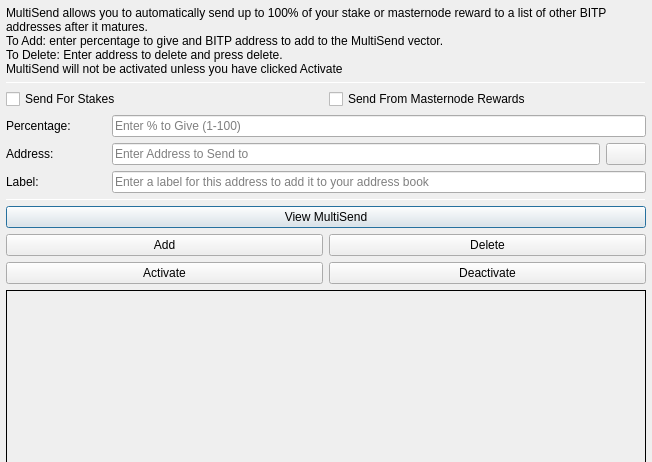
<?xml version="1.0" encoding="UTF-8"?>
<ui version="4.0">
 <class>MultiSendDialog</class>
 <widget class="QDialog" name="MultiSendDialog">
  <property name="windowModality">
   <enum>Qt::NonModal</enum>
  </property>
  <property name="geometry">
   <rect>
    <x>0</x>
    <y>0</y>
    <width>652</width>
    <height>300</height>
   </rect>
  </property>
  <property name="windowTitle">
   <string>MultiSend</string>
  </property>
  <layout class="QVBoxLayout" name="verticalLayout" stretch="0">
   <property name="leftMargin">
    <number>6</number>
   </property>
   <property name="topMargin">
    <number>6</number>
   </property>
   <property name="rightMargin">
    <number>6</number>
   </property>
   <property name="bottomMargin">
    <number>6</number>
   </property>
   <item>
    <layout class="QVBoxLayout" name="verticalLayout_Main" stretch="1,1,1,0,1,1,1">
     <item>
      <widget class="QLabel" name="label_2">
       <property name="lineWidth">
        <number>1</number>
       </property>
       <property name="text">
        <string>MultiSend allows you to automatically send up to 100% of your stake or masternode reward to a list of other BITP addresses after it matures.
To Add: enter percentage to give and BITP address to add to the MultiSend vector.
To Delete: Enter address to delete and press delete.
MultiSend will not be activated unless you have clicked Activate</string>
       </property>
       <property name="alignment">
        <set>Qt::AlignLeading|Qt::AlignLeft|Qt::AlignTop</set>
       </property>
       <property name="wordWrap">
        <bool>true</bool>
       </property>
      </widget>
     </item>
     <item>
      <widget class="Line" name="line">
       <property name="minimumSize">
        <size>
         <width>0</width>
         <height>1</height>
        </size>
       </property>
       <property name="maximumSize">
        <size>
         <width>16777215</width>
         <height>1</height>
        </size>
       </property>
       <property name="orientation">
        <enum>Qt::Horizontal</enum>
       </property>
      </widget>
     </item>
     <item>
      <layout class="QVBoxLayout" name="verticalLayout_Settings">
       <item>
        <layout class="QHBoxLayout" name="horizontalLayout">
         <item>
          <widget class="QCheckBox" name="multiSendStakeCheckBox">
           <property name="text">
            <string>Send For Stakes</string>
           </property>
          </widget>
         </item>
         <item>
          <widget class="QCheckBox" name="multiSendMasternodeCheckBox">
           <property name="text">
            <string>Send From Masternode Rewards</string>
           </property>
          </widget>
         </item>
        </layout>
       </item>
       <item>
        <layout class="QHBoxLayout" name="horizontalLayout_6">
         <item>
          <widget class="QLabel" name="label">
           <property name="minimumSize">
            <size>
             <width>100</width>
             <height>0</height>
            </size>
           </property>
           <property name="toolTip">
            <string>Percentage of stake to send</string>
           </property>
           <property name="text">
            <string>Percentage:</string>
           </property>
          </widget>
         </item>
         <item>
          <widget class="QLineEdit" name="multiSendPercentEdit">
           <property name="toolTip">
            <string>Enter whole numbers 1 - 100</string>
           </property>
           <property name="placeholderText">
            <string>Enter % to Give (1-100)</string>
           </property>
          </widget>
         </item>
        </layout>
       </item>
       <item>
        <layout class="QHBoxLayout" name="horizontalLayout_7">
         <item>
          <widget class="QLabel" name="label_5">
           <property name="minimumSize">
            <size>
             <width>100</width>
             <height>0</height>
            </size>
           </property>
           <property name="toolTip">
            <string>Address to send portion of stake to</string>
           </property>
           <property name="text">
            <string>Address:</string>
           </property>
          </widget>
         </item>
         <item>
          <widget class="QLineEdit" name="multiSendAddressEdit">
           <property name="toolTip">
            <string/>
           </property>
           <property name="placeholderText">
            <string>Enter Address to Send to</string>
           </property>
          </widget>
         </item>
         <item>
          <widget class="QPushButton" name="addressBookButton">
           <property name="maximumSize">
            <size>
             <width>16777215</width>
             <height>32</height>
            </size>
           </property>
           <property name="toolTip">
            <string>Choose an address from the address book</string>
           </property>
           <property name="text">
            <string/>
           </property>
           <property name="icon">
            <iconset resource="../bitpcoin.qrc">
             <normaloff>:/icons/address-book</normaloff>:/icons/address-book</iconset>
           </property>
           <property name="shortcut">
            <string>Alt+A</string>
           </property>
           <property name="autoDefault">
            <bool>false</bool>
           </property>
          </widget>
         </item>
        </layout>
       </item>
      </layout>
     </item>
     <item>
      <layout class="QHBoxLayout" name="horizontalLayout_3">
       <item>
        <widget class="QLabel" name="label_3">
         <property name="minimumSize">
          <size>
           <width>100</width>
           <height>0</height>
          </size>
         </property>
         <property name="text">
          <string>Label:</string>
         </property>
        </widget>
       </item>
       <item>
        <widget class="QLineEdit" name="labelAddressLabelEdit">
         <property name="placeholderText">
          <string>Enter a label for this address to add it to your address book</string>
         </property>
        </widget>
       </item>
      </layout>
     </item>
     <item>
      <widget class="Line" name="line_2">
       <property name="minimumSize">
        <size>
         <width>0</width>
         <height>1</height>
        </size>
       </property>
       <property name="maximumSize">
        <size>
         <width>16777215</width>
         <height>1</height>
        </size>
       </property>
       <property name="orientation">
        <enum>Qt::Horizontal</enum>
       </property>
      </widget>
     </item>
     <item>
      <layout class="QVBoxLayout" name="verticalLayout_Buttons">
       <item>
        <layout class="QHBoxLayout" name="horizontalLayout_4">
         <item>
          <widget class="QPushButton" name="viewButton">
           <property name="toolTip">
            <string/>
           </property>
           <property name="statusTip">
            <string>View MultiSend Vector</string>
           </property>
           <property name="text">
            <string>View MultiSend</string>
           </property>
          </widget>
         </item>
        </layout>
       </item>
       <item>
        <layout class="QHBoxLayout" name="horizontalLayout_2">
         <item>
          <widget class="QPushButton" name="addButton">
           <property name="toolTip">
            <string/>
           </property>
           <property name="statusTip">
            <string>Add to MultiSend Vector</string>
           </property>
           <property name="text">
            <string>Add</string>
           </property>
          </widget>
         </item>
         <item>
          <widget class="QPushButton" name="deleteButton">
           <property name="toolTip">
            <string/>
           </property>
           <property name="statusTip">
            <string>Delete Address From MultiSend Vector</string>
           </property>
           <property name="text">
            <string>Delete</string>
           </property>
          </widget>
         </item>
        </layout>
       </item>
       <item>
        <layout class="QHBoxLayout" name="horizontalLayout_5">
         <item>
          <widget class="QPushButton" name="activateButton">
           <property name="statusTip">
            <string>Activate MultiSend</string>
           </property>
           <property name="text">
            <string>Activate</string>
           </property>
          </widget>
         </item>
         <item>
          <widget class="QPushButton" name="disableButton">
           <property name="statusTip">
            <string>Deactivate MultiSend</string>
           </property>
           <property name="text">
            <string>Deactivate</string>
           </property>
          </widget>
         </item>
        </layout>
       </item>
      </layout>
     </item>
     <item>
      <widget class="QLabel" name="message">
       <property name="minimumSize">
        <size>
         <width>0</width>
         <height>180</height>
        </size>
       </property>
       <property name="frameShape">
        <enum>QFrame::Panel</enum>
       </property>
       <property name="frameShadow">
        <enum>QFrame::Plain</enum>
       </property>
       <property name="lineWidth">
        <number>1</number>
       </property>
       <property name="midLineWidth">
        <number>1</number>
       </property>
       <property name="text">
        <string/>
       </property>
       <property name="alignment">
        <set>Qt::AlignLeading|Qt::AlignLeft|Qt::AlignTop</set>
       </property>
       <property name="wordWrap">
        <bool>true</bool>
       </property>
      </widget>
     </item>
    </layout>
   </item>
  </layout>
 </widget>
 <resources>
  <include location="../bitpcoin.qrc"/>
 </resources>
 <connections/>
</ui>
